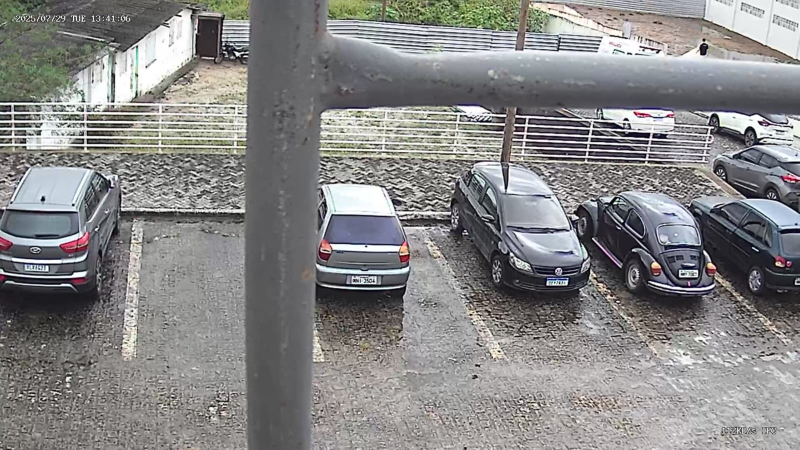
#> input picture TesteImagemNublado/if1TesteUmaVagaLivreNublado.jpeg, 1599 x 899 px, given in place of profile0, which was not available (shown at 1/2 size)
$ python mainImgMoto.py
#> lines starting #> are read from the running program, lines starting #| are printed output that depends on the picture; after the words box and inside, x2 and y2 are one past the last pixel; in counts of white or black regions, pixels touching at a corner belong together; pictures that were not available may be replaced by others from this repository, and a replacement may not be noted
import cv2
import pickle
import cvzone
import numpy as np

# ---------------- CONFIGURAÇÃO ----------------
# RTSP da câmera (modo tempo real)
RTSP_URL = 'rtsp://admin:admin123456@10.12.12.181:8554/profile0'

# Arquivos usados para teste por imagem (fallback)
#IMG_PATH = 'imgMoto.jpg'
#PKL_PATH = 'imgMoto.pkl'
IMG_PATH = 'teste-2.png'
PKL_PATH = 'teste-2.pkl'

# Exibição
DISPLAY_WIDTH = 960
DISPLAY_HEIGHT = 500

# Limiarização / classificação (ajuste se necessário)
LIMIAR_MOTO_MIN = 8    # % >= isto -> considera possível moto/ocupação parcial
LIMIAR_CARRO = 25      # % >= isto -> considera carro

# ------------------------------------------------
# Carrega posições das vagas (com resolução base salva)
with open(PKL_PATH, 'rb') as f:
#> (reads TesteImagemNublado/teste-2.pkl from the repository)
    data = pickle.load(f)
    base_width, base_height = data["resolucao"]
    posList = data["posicoes"]


def escalar_coordenadas(pontos, base_width, base_height, frame_width, frame_height):
    """
    Escala as coordenadas dos pontos da resolução base para a resolução do frame atual.

    Args:
        pontos: Lista de tuplas (x, y) com coordenadas na resolução base
        base_width, base_height: Resolução da imagem onde as vagas foram marcadas
        frame_width, frame_height: Resolução do frame atual da câmera

    Returns:
        Lista de tuplas (x, y) escaladas para a resolução do frame
    """
    scale_x = frame_width / base_width
    scale_y = frame_height / base_height

    pontos_escalados = []
    for x, y in pontos:
        x_novo = int(x * scale_x)
        y_novo = int(y * scale_y)
        pontos_escalados.append((x_novo, y_novo))

    return pontos_escalados


def verificarVaga_frame(img_color, imgPro):
    """
    img_color: frame color (onde desenhamos)
    imgPro: frame pré-processado binário (usado para contagem)
    """
    frame_height, frame_width = img_color.shape[:2]

    livresNormais = ocupadasNormais = 0
    livresEspeciais = ocupadasEspeciais = 0

    for idx, vaga in enumerate(posList, start=1):
        pontos_base = vaga["pontos"]
        tipo = vaga["tipo"]

        pontos_escalados = escalar_coordenadas(
            pontos_base,
            base_width, base_height,
            frame_width, frame_height
        )

        pts = np.array(pontos_escalados, np.int32).reshape((-1, 1, 2))

        # Máscara da vaga
        mascara = np.zeros_like(imgPro)
        cv2.fillPoly(mascara, [pts], 255)
        vagaArea = cv2.bitwise_and(imgPro, imgPro, mask=mascara)

        # Contagem de pixels "ocupados" dentro da vaga
        count = cv2.countNonZero(vagaArea)
        area_px = cv2.contourArea(pts) if cv2.contourArea(pts) > 0 else 1
        perc_ocup = (count / area_px) * 100

        # Classificação simples: livre / moto / carro
        if perc_ocup < LIMIAR_MOTO_MIN:
            livre = True
            cor = (0, 255, 0)
            status = "LIVRE"
        elif LIMIAR_MOTO_MIN <= perc_ocup < LIMIAR_CARRO:
            livre = False
            cor = (0, 165, 255)  # laranja = moto / ocupação parcial
            status = "OCUPADA (MOTO)"
        else:
            livre = False
            cor = (0, 0, 255)  # vermelho = carro
            status = "OCUPADA (CARRO)"

        # Contagem por tipo
        if tipo == "normal":
            if livre:
                livresNormais += 1
            else:
                ocupadasNormais += 1
        else:
            if livre:
                livresEspeciais += 1
            else:
                ocupadasEspeciais += 1

        # Desenhos na imagem colorida
        cv2.polylines(img_color, [pts], isClosed=True, color=cor, thickness=3)
        cvzone.putTextRect(
            img_color,
            f"{status} ({perc_ocup:.1f}%)",
            (pts[0][0][0], pts[0][0][1] - 12),
            scale=0.8, thickness=2, offset=2, colorR=cor
        )

    # Painel de contagem
    total_vagas = len(posList)
    total_normais = livresNormais + ocupadasNormais
    total_especiais = livresEspeciais + ocupadasEspeciais

    cvzone.putTextRect(img_color, f'Total: {total_vagas}', (20, 30),
                       scale=1.2, thickness=2, offset=10, colorR=(243,73,243))
    cvzone.putTextRect(img_color, f'Normais Livres: {livresNormais}/{total_normais}', (20, 70),
                       scale=1.0, thickness=2, offset=10, colorR=(0,200,0))
    cvzone.putTextRect(img_color, f'Especiais Livres: {livresEspeciais}/{total_especiais}', (20, 110),
                       scale=1.0, thickness=2, offset=10, colorR=(255,255,0))


# ---------------- MODO 1: TEMPO-REAL (RTSP) ----------------
def run_rtsp():
    print("Tentando conectar à câmera RTSP...")
    cap = cv2.VideoCapture(RTSP_URL)

    if not cap.isOpened():
        print("⚠️  Não foi possível conectar à câmera RTSP.")
        return False  # Falha -> permite fallback automático

    ret, test_frame = cap.read()
#> test_frame is the input picture: shape (899, 1599, 3); mean B, G, R 134.4, 134.5, 135
    if ret:
        frame_height, frame_width = test_frame.shape[:2]
#> frame_height = 899; frame_width = 1599
        print(f"✅ Conectado à câmera RTSP.")
        print(f"📐 Resolução da imagem base (marcação): {base_width}x{base_height}")
        print(f"📐 Resolução da câmera ao vivo: {frame_width}x{frame_height}")
#| 📐 Resolução da câmera ao vivo: 1599x899
        print(f"📊 Fator de escala: X={frame_width/base_width:.2f}, Y={frame_height/base_height:.2f}")
#| 📊 Fator de escala: X=1.12, Y=1.13
        print("Pressione 'q' para sair.")
    else:
        print("⚠️  Não foi possível ler frame de teste.")
        cap.release()
        return False

    while True:
        success, frame = cap.read()
        if not success:
            print("⚠️  Falha ao ler frame da câmera.")
            break

        # Pré-processamento
        imgGray = cv2.cvtColor(frame, cv2.COLOR_BGR2GRAY)
        imgBlur = cv2.GaussianBlur(imgGray, (3, 3), 1)
        _, imgThreshold = cv2.threshold(imgBlur, 100, 255, cv2.THRESH_BINARY_INV)
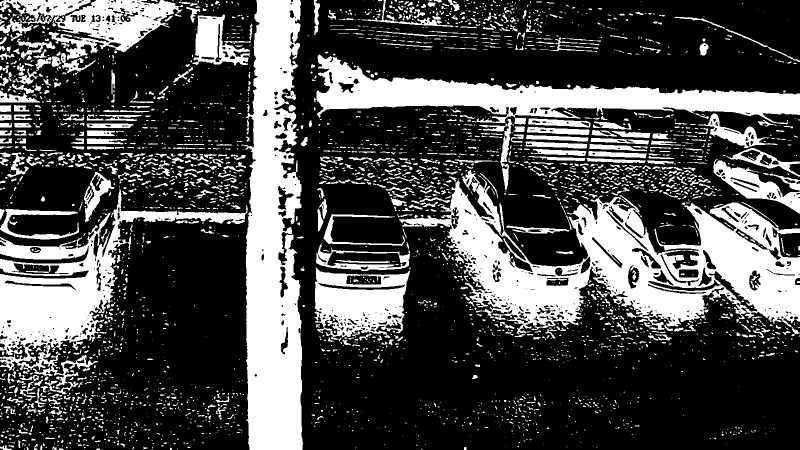
#> imgThreshold: shape (899, 1599) (shown at 1/2 size); 29.8% white; 3429 white regions (2463 under 20 px), largest, box (x1, y1, x2, y2) and area: (798, 340, 1599, 669) 98580, (482, 0, 606, 899) 79720, (633, 109, 1599, 249) 48273
        imgMedio = cv2.medianBlur(imgThreshold, 5)
#> imgMedio: shape (899, 1599); 27.8% white; 1320 white regions (708 under 20 px), largest, box (x1, y1, x2, y2) and area: (800, 341, 1599, 667) 99657, (492, 0, 606, 899) 80052, (628, 110, 1599, 246) 48016
        kernel = np.ones((3, 3), np.uint8)
        imgDilatada = cv2.dilate(imgMedio, kernel, iterations=1)
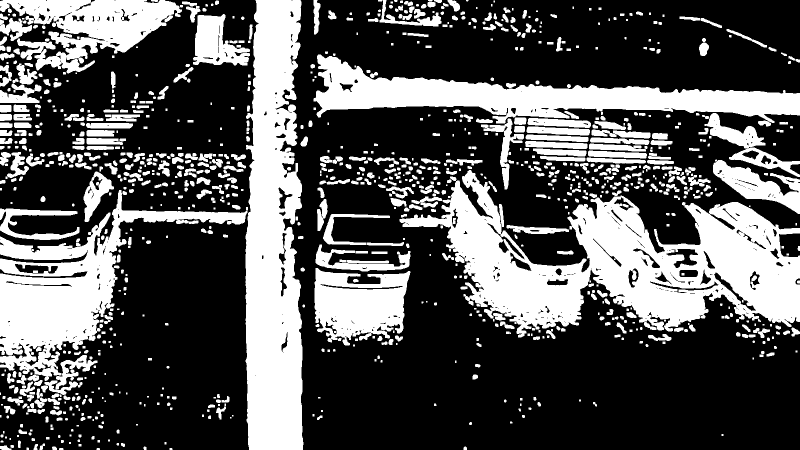
#> imgDilatada: shape (899, 1599) (shown at 1/2 size); 33.7% white; 1056 white regions (164 under 20 px), largest, box (x1, y1, x2, y2) and area: (799, 340, 1599, 675) 114908, (491, 0, 607, 899) 84603, (0, 380, 495, 763) 52301

        verificarVaga_frame(frame, imgDilatada)
#> the loop in verificarVaga_frame, `for idx, vaga in enumerate(posList, start=1):` made 5 passes
#> (count, perc_ocup) on passes 1 to 5: (28126, 42.12), (34294, 43.73), (26742, 35.37), (32135, 47.89), (27845, 54.87)
#> pass 1, in verificarVaga_frame, `vagaArea = cv2.bitwise_and(imgPro, imgPro, mask=mascara)`:
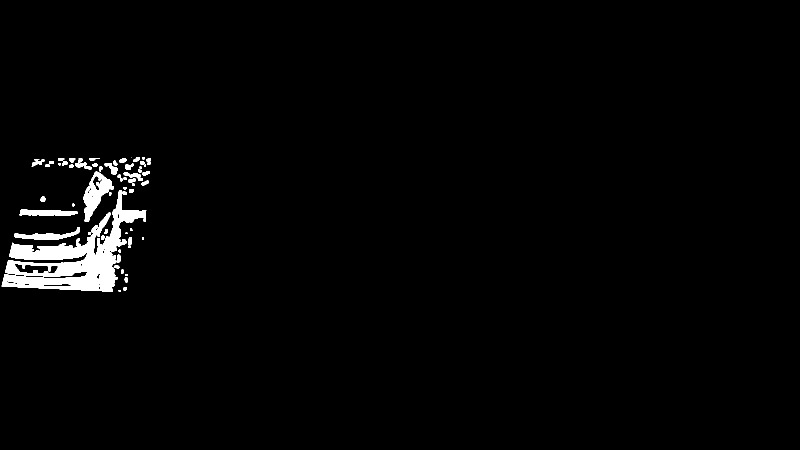
#> vagaArea: shape (899, 1599) (shown at 1/2 size); 2% white; 62 white regions (5 under 20 px), largest, box (x1, y1, x2, y2) and area: (3, 380, 293, 584) 19462, (167, 343, 228, 444) 2597, (28, 454, 159, 480) 1237
#> after the loop in verificarVaga_frame, `for idx, vaga in enumerate(posList, start=1):`:
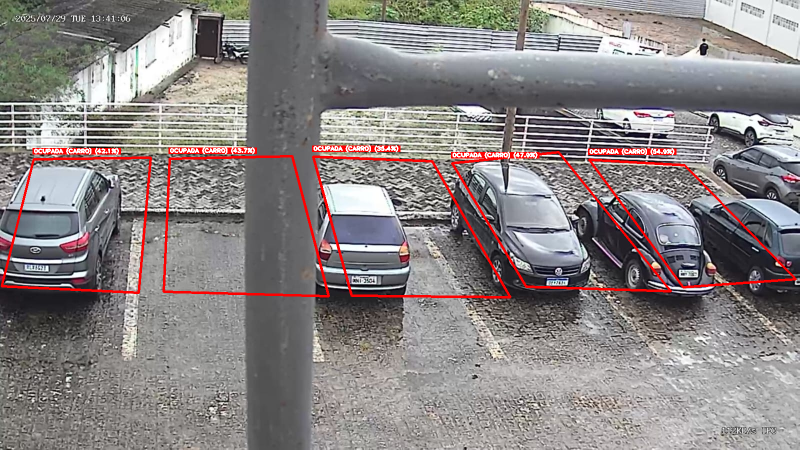
#> img_color: shape (899, 1599, 3) (shown at 1/2 size); mean B, G, R 132.4, 132.4, 138.7
#> after the loop in verificarVaga_frame, `for idx, vaga in enumerate(posList, start=1):`:
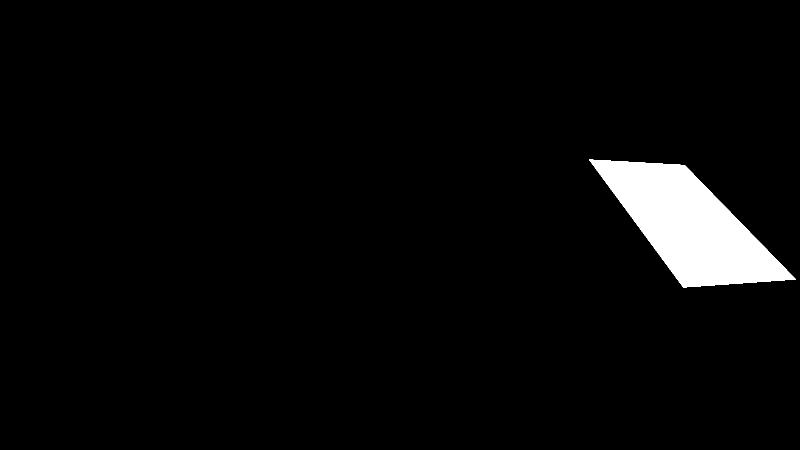
#> mascara: shape (899, 1599) (shown at 1/2 size); 3.6% white; 1 white region, box (x1, y1, x2, y2) and area: (1178, 319, 1592, 575) 51192
#> after the loop in verificarVaga_frame, `for idx, vaga in enumerate(posList, start=1):`:
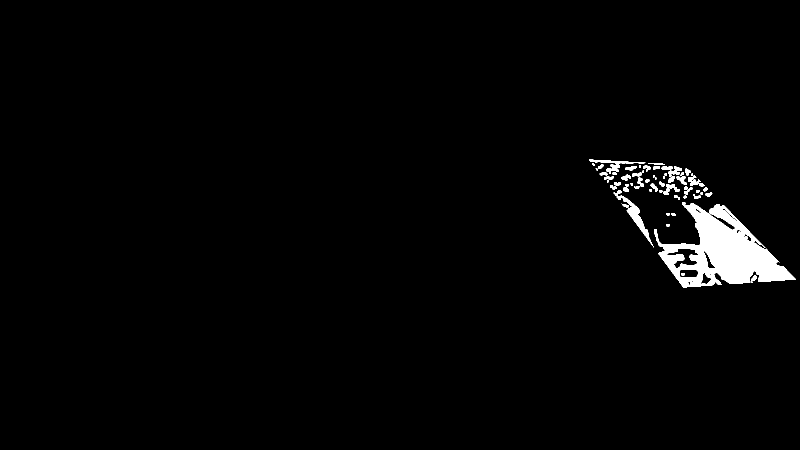
#> vagaArea: shape (899, 1599) (shown at 1/2 size); 1.9% white; 65 white regions (10 under 20 px), largest, box (x1, y1, x2, y2) and area: (1308, 404, 1592, 575) 21809, (1233, 391, 1308, 495) 1232, (1178, 319, 1291, 327) 402
#> after the loop in verificarVaga_frame, `for idx, vaga in enumerate(posList, start=1):`: livresEspeciais = 0; ocupadasEspeciais = 2; ocupadasNormais = 3
#> in verificarVaga_frame, `total_especiais = livresEspeciais + ocupadasEspeciais`: total_especiais = 2

        img_show = cv2.resize(frame, (DISPLAY_WIDTH, DISPLAY_HEIGHT))
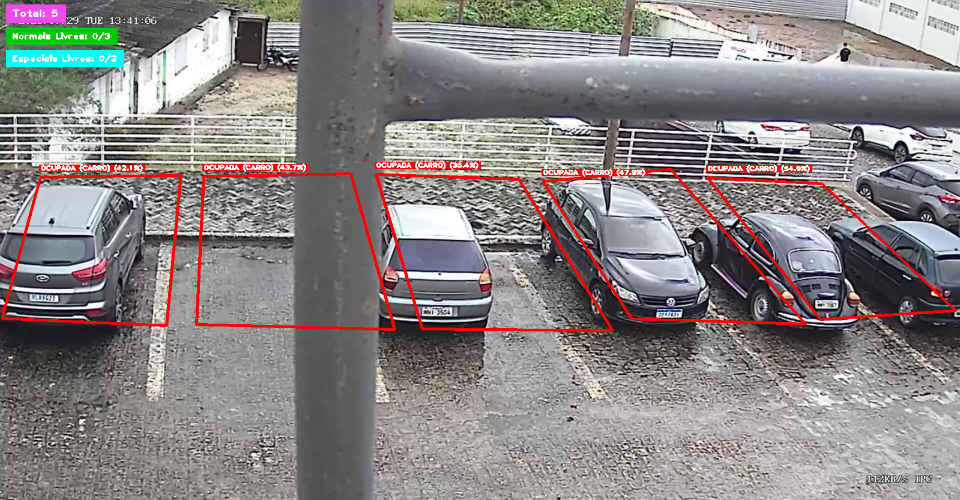
#> img_show: shape (500, 960, 3); mean B, G, R 133.1, 133.3, 138.4
        cv2.imshow("Deteccao RTSP (Tempo Real)", img_show)

        if cv2.waitKey(1) & 0xFF == ord('q'):
#> (key q is pressed here)
            break

    cap.release()
    cv2.destroyAllWindows()
    return True


# ---------------- MODO 2: TESTE POR IMAGEM ----------------
def run_image_test():
    print("🖼️  Modo imagem local ativado (fallback).")
    img = cv2.imread(IMG_PATH)
    if img is None:
        print("Erro ao carregar a imagem de teste:", IMG_PATH)
        return

    frame_height, frame_width = img.shape[:2]
    print(f"📐 Resolução da imagem base (marcação): {base_width}x{base_height}")
    print(f"📐 Resolução da imagem de teste: {frame_width}x{frame_height}")
    if frame_width != base_width or frame_height != base_height:
        print(f"⚠️  ATENÇÃO: Resoluções diferentes! Aplicando escala automática.")
        print(f"📊 Fator de escala: X={frame_width/base_width:.2f}, Y={frame_height/base_height:.2f}")

    imgGray = cv2.cvtColor(img, cv2.COLOR_BGR2GRAY)
    imgBlur = cv2.GaussianBlur(imgGray, (3, 3), 1)
    _, imgThreshold = cv2.threshold(imgBlur, 100, 255, cv2.THRESH_BINARY_INV)
    imgMedio = cv2.medianBlur(imgThreshold, 5)
    kernel = np.ones((3, 3), np.uint8)
    imgDilatada = cv2.dilate(imgMedio, kernel, iterations=1)

    verificarVaga_frame(img, imgDilatada)

    img_show = cv2.resize(img, (DISPLAY_WIDTH - 20, DISPLAY_HEIGHT))
    cv2.imshow("Deteccao (Imagem Local)", img_show)
    print("Pressione qualquer tecla para fechar.")
    cv2.waitKey(0)
    cv2.destroyAllWindows()


# ---------------- MAIN ----------------
if __name__ == "__main__":
    # Tenta rodar com a câmera RTSP
    sucesso = run_rtsp()

    # Se não conseguir conectar, ativa automaticamente o modo imagem
    if not sucesso:
        print("\n⚙️  Entrando automaticamente no modo de teste por imagem...\n")
        run_image_test()
